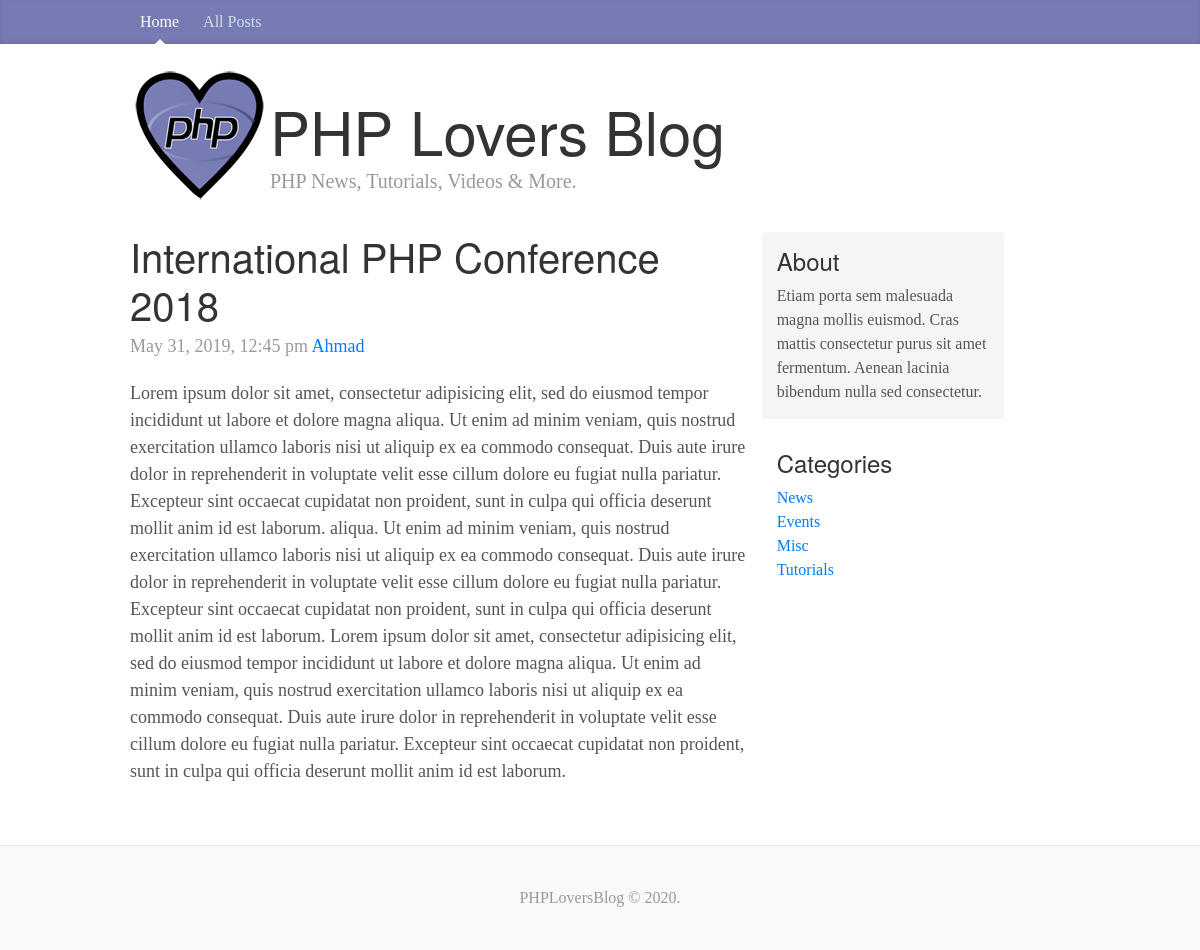
The page /post.php?id=1 on the database its author committed.
### tables this page shows
CREATE TABLE `posts` (
  `id` int(11) NOT NULL,
  `category` int(11) NOT NULL,
  `title` varchar(255) NOT NULL,
  `body` text NOT NULL,
  `author` varchar(255) NOT NULL,
  `tags` varchar(255) NOT NULL,
  `date` timestamp NOT NULL DEFAULT CURRENT_TIMESTAMP
);

CREATE TABLE `categories` (
  `id` int(11) NOT NULL,
  `name` varchar(255) NOT NULL
);

### libraries/Database.php (called while the page is built, shortened)
<?php
class Database{
    public $host = DB_HOST;
    public $username =DB_USER;
    public $password = DB_PASS;
    public $db_name = DB_NAME;
    public $connection;
    private function connect(){
        $this->connection = new mysqli($this->host,$this->username,$this->password,$this->db_name);
    }
    public function select($query){
        $result = $this->connection->query($query)or die($this->connection->error.__LINE__);
        if ($result->num_rows > 0){
            return $result;
        }else{
            return false;
        }
    }
}

### helpers/format_helper.php (called while the page is built, shortened)
<?php
    function formatDate($date){
        return date('F j, Y, g:i a',strtotime($date));
    }
?>

### config/config.php (called while the page is built, shortened)
<?php
$site_description = "Etiam porta sem malesuada magna mollis euismod.
                    Cras mattis consectetur purus sit amet fermentum.
                     Aenean lacinia bibendum nulla sed consectetur.";

### post.php (the view)
<?php include'includes/header.php';?>
<?php
    $post_id = urldecode($_GET['id']);
    $db = new Database();
    $query = "SELECT * FROM `posts` WHERE id= $post_id";
    $post = $db->select($query);
    $post = $post->fetch_assoc();
?>
        <?php if($post):?>
            <div class="blog-post">
                <h2 class="blog-post-title"><?php echo $post['title'];?></h2>
                <p class="blog-post-meta"><?php echo formatDate($post['date']) . " ";?>
                    <a href="#"><?php echo $post['author'];?></a></p>
                <p><?php echo $post['body'];?></p>
            </div>
      <?php else: ?>
        <p>There is no posts yet.</p>
    <?php endif ?>
<?php include'includes/footer.php';?>

### includes/footer.php (shortened to what this page needs)
<?php
    $query = "SELECT * FROM `categories`";
    $categories = $db->select($query);
?>
        </div>
        <div class="col-sm-3 col-sm-offset-1 blog-sidebar">
            <div class="sidebar-module sidebar-module-inset">
                <h4>About</h4>
                <p><?php echo $site_description?></p>
            </div>
            <div class="sidebar-module">
                <h4>Categories</h4>
                <?php if ($categories): ?>
                    <ol class="list-unstyled">
                        <?php while ($row = $categories->fetch_assoc()): ?>
                            <li><a href="posts.php?category=<?php echo $row['id'];?>"><?php echo $row['name'];?></a></li>
                        <?php endwhile; ?>
                    </ol>
                <?php else: ?>
                    <p>there is no categories yet</p>
                <?php endif ?>
            </div>
        </div>
    </div>
</div>
<footer class="blog-footer">
    <p>PHPLoversBlog &copy; <?php echo date('Y'); ?>.</p>
</footer>
</body>
</html>

### css/custom.css (style rules this page uses)
body { font-family: Georgia, "Times New Roman", Times, serif; color: #555; }
h1, .h1, h2, .h2, h3, .h3, h4, .h4, h5, .h5, h6, .h6 { margin-top: 0; font-family: "Helvetica Neue", Helvetica, Arial, sans-serif; font-weight: normal; color: #333; }
.sidebar-module { padding: 15px; margin: 0 -15px 15px; }
.sidebar-module-inset { padding: 15px; background-color: #f5f5f5; border-radius: 4px; }
.sidebar-module-inset p:last-child, .sidebar-module-inset ul:last-child, .sidebar-module-inset ol:last-child { margin-bottom: 0; }
.blog-post { margin-bottom: 60px; }
.blog-post-title { margin-bottom: 5px; font-size: 40px; }
.blog-post-meta { margin-bottom: 20px; color: #999; }
.blog-footer { padding: 40px 0; color: #999; text-align: center; background-color: #f9f9f9; border-top: 1px solid #e5e5e5; }
.blog-footer p:last-child { margin-bottom: 0; }

### rows shown on the page
posts: title "International PHP Conference 2018", date "May 31, 2019, 12:45 pm", author "Ahmad", body "Lorem ipsum dolor sit amet, consectetur adipisicing elit, sed do eiusmod tempor incididunt ut labore et dolore magna aliqua. Ut enim ad minim veniam, quis nostrud exercitation ullamco laboris nisi ut aliquip ex ea commodo consequat. Duis aute irure dolor in reprehenderit in voluptate velit esse cillum dolore eu fugiat nulla pariatur. Excepteur sint occaecat cupidatat non proident, sunt in culpa qui officia deserunt mollit anim id est laborum. aliqua. Ut enim ad minim veniam, quis nostrud exercitation ullamco laboris nisi ut aliquip ex ea commodo consequat. Duis aute irure dolor in reprehenderit in voluptate velit esse cillum dolore eu fugiat nulla pariatur. Excepteur sint occaecat cupidatat…"
categories: name "News"
categories: name "Events"
categories: name "Misc"
categories: name "Tutorials"

### other values the page prints
$site_description "Etiam porta sem malesuada magna mollis euismod. Cras mattis consectetur purus sit amet fermentum. Aenean lacinia bibendum nulla sed consectetur."
